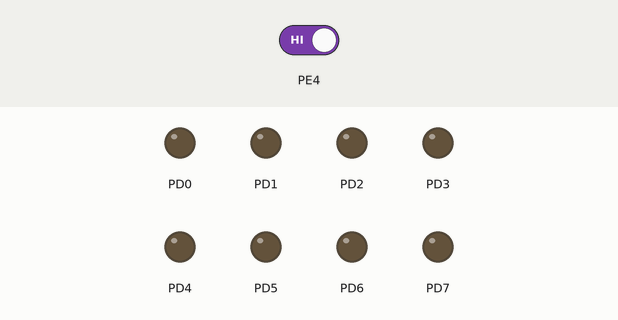
Simulated run of this program. Board: ATmega128, built with avr-gcc and emulated at 16 MHz. Parts: output pins drawn as LEDs (lit = HIGH). The inputs (shaded band) are chosen by the test bench; at power-on: PE4 HIGH.

Above: at 1.2 s.
1.3 s: PE4 driven LOW
At 1.45 s:
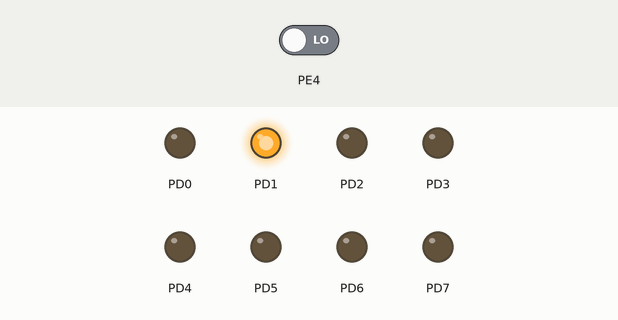
At 1.85 s:
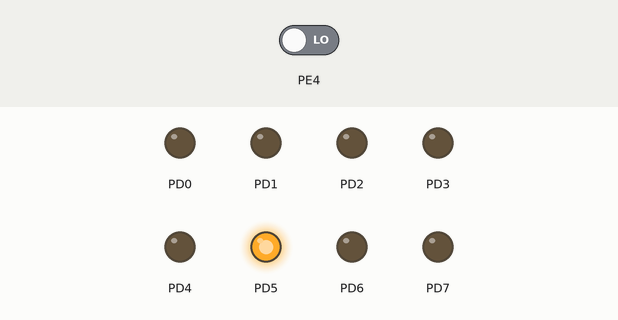
Timing chart, 0 to 4.3 s (numbered marks = the images above; inputs shaded):
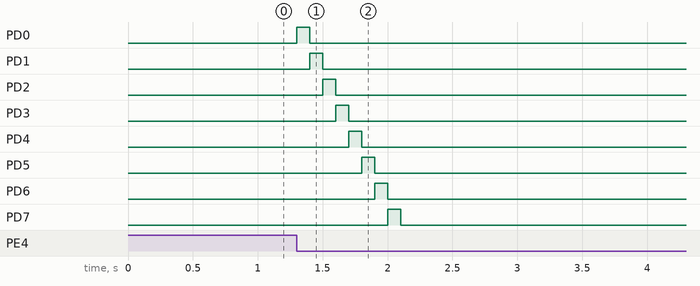

Measured:
- after the input at 1.3 s, PD0: LOW → HIGH at once, → LOW 0.10 s later; PD1: LOW → HIGH after 0.10 s, → LOW 0.10 s later; PD2: LOW → HIGH after 0.20 s, → LOW 0.10 s later; PD3: LOW → HIGH after 0.30 s, → LOW 0.10 s later; PD4: LOW → HIGH after 0.40 s, → LOW 0.10 s later

The program:

main.c
```c
#define F_CPU 16000000UL
#include <avr/io.h>
#include <util/delay.h>
#include <avr/interrupt.h>

ISR(INT4_vect){
	for(int i = 0; i < 8; i++) {
		PORTD = 1<<i;
		_delay_ms(100);
	}

	//PORTD=0xff; // PORTD를 출력
	//_delay_ms(1000);
}

int main(void)
{
	DDRD = 0xff; //PORTD를 출력으로 설정
	DDRE &= ~(1<<4);	// DDRE의 4번 포트만 입력으로 설정
	//DDRE = 0x00;		// DDRE 포트 전체를 입력으로 설정

	sei(); // 전역 인터럽트 활성화

	EICRB = 0x02; // INT4번 하강엣지
	EIMSK = 0x10; // INT4번 인터럽트 인에이블


	while (1)
    {
		PORTD = 0x00;
    }
}
```
